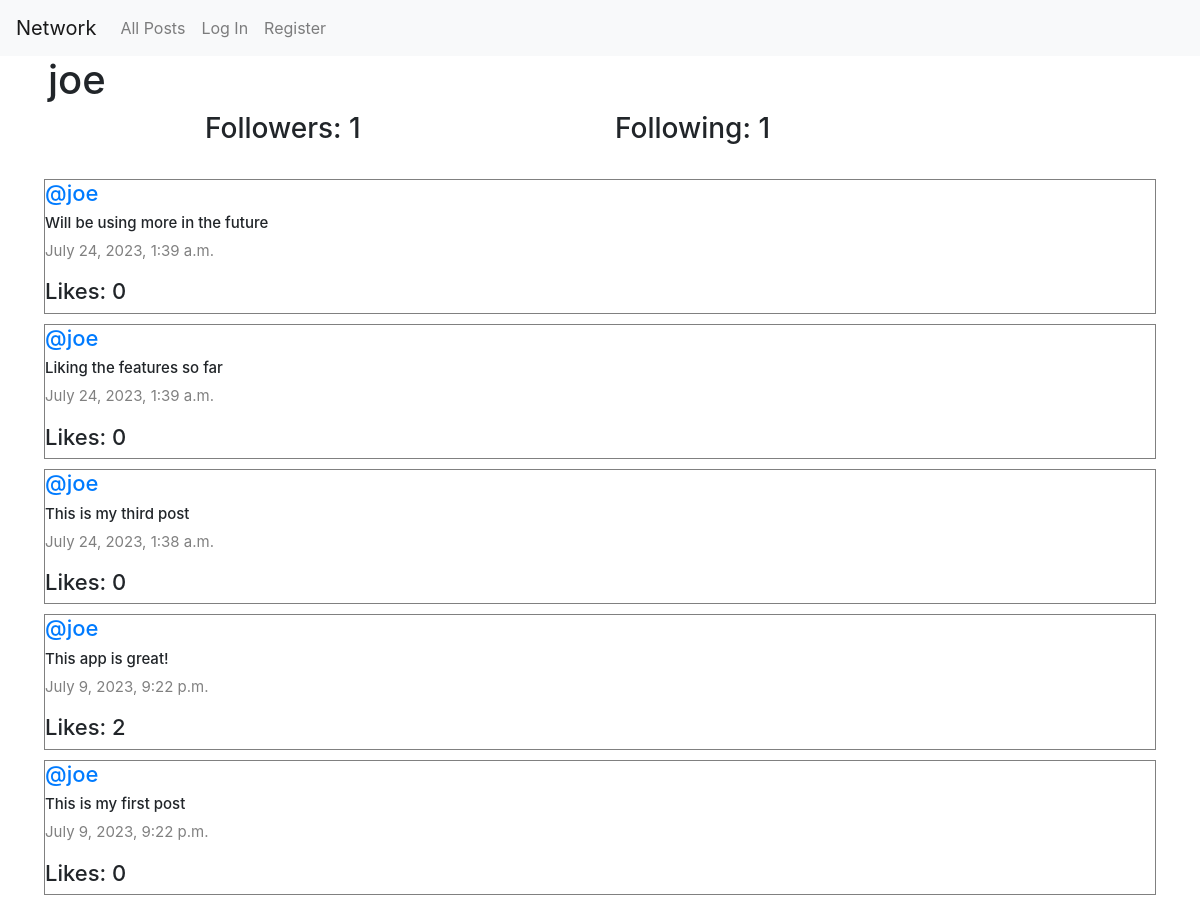
The page /profile/2 on the database its author committed.
### network/models.py (models this page shows, shortened)
class User(AbstractUser):
    pass

class Post(models.Model):
    content = models.CharField(max_length=140)
    user = models.ForeignKey(User, on_delete=models.CASCADE, related_name="author")
    date = models.DateTimeField(auto_now_add=True)
    def likes_count(self):
        return self.post_like.count()

### network/views.py (the view)
# urls.py: path("profile/<int:user_id>", views.profile, name="profile"),
def profile(request, user_id):
    try:
        user = User.objects.get(pk=user_id)
        all_posts = Post.objects.filter(user=user).order_by("id").reverse()
        following = Follow.objects.filter(user=user)
        followers = Follow.objects.filter(user_follower=user)
    except ObjectDoesNotExist:
        return JsonResponse({'error': 'The object you are looking for does not exist.'}, status=404)
    try:
        check_if_following = followers.filter(user=User.objects.get(pk=request.user.id))
        if len(check_if_following) != 0:
            is_following = True
        else:
            is_following = False
    except:
        is_following = False
    paginator = Paginator(all_posts, 10)
    page_number = request.GET.get('page')
    posts_of_the_page = paginator.get_page(page_number)
    all_likes = Like.objects.all()
    posts_user_liked = []
    try:
        for like in all_likes:
            if like.user.id == request.user.id:
                posts_user_liked.append(like.post.id)
    except:
        posts_user_liked = []
    return render(request, "network/profile.html", {
        "posts_of_the_page": posts_of_the_page,
        "username" : user.username,
        "following": following,
        "followers": followers,
        "is_following": is_following,
        "user_profile": user,
        "posts_user_liked": posts_user_liked
    })

### network/templates/network/profile.html (shortened to what this page needs)
{% extends "network/layout.html" %}
{% block body %}
    <h1 class="mx-5">{{ username }}</h1>
    <div class="cotainer">
        <div class="row d-flex justify-content-center">
            <h3 class="col-4">Followers: {{ followers.count }}</h3>
            <h3 class="col-4">Following: {{ following.count }}</h3>
        </div>
    </div>
    <div class="all-posts mx-4">
        {% for post in posts_of_the_page %}
            <div class="row post">
                <h5 class="username"><a href="{% url 'profile' user_id=post.user.id %}">@{{ post.user }}</a></h5>
                <h6 class="content" id="content_{{ post.id }}">{{ post.content }}</h6>
                <p class="date">{{ post.date }}</p>
                <h5 class="likes" id="like-count-{{ post.id }}">Likes: {{ post.likes_count }}</h5>
            </div>
        {% endfor %}
    </div>
{% endblock %}

### network/static/network/styles.css (style rules this page uses)
.all-posts { display: flex; flex-direction: column; justify-content: flex-start; margin: 20px; }
.post { border: 0.1px solid gray; display: flex; justify-content: center; flex-direction: column; box-sizing: border-box; margin: 5px 20px; }
.content { font-size: 15px; }
.username { font-size: 22px; }
.date { color: gray; font-size: 15px; }
.likes { font-size: 22px; }

### rows shown on the page
User: username "joe"
Post: user "joe", content "Will be using more in the future", date "July 24, 2023, 1:39 a.m.", likes_count "0"
Post: user "joe", content "Liking the features so far", date "July 24, 2023, 1:39 a.m.", likes_count "0"
Post: user "joe", content "This is my third post", date "July 24, 2023, 1:38 a.m.", likes_count "0"
Post: user "joe", content "This app is great!", date "July 9, 2023, 9:22 p.m.", likes_count "2"
Post: user "joe", content "This is my first post", date "July 9, 2023, 9:22 p.m.", likes_count "0"

### other values the page prints
{{ followers.count }} "1"
{{ following.count }} "1"
